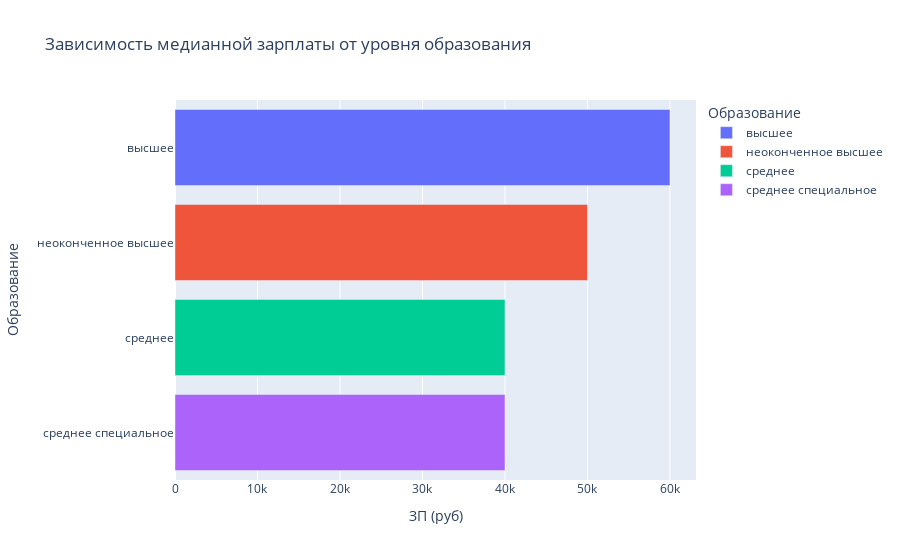

The notebook cell saved with this chart:
### Markdown cell above
4. Постройте диаграмму, которая показывает зависимость медианной желаемой заработной платы («ЗП (руб)») от уровня образования («Образование»).

Используйте для диаграммы данные о резюме, где желаемая заработная плата меньше 1 миллиона рублей.

Сделайте выводы по представленной диаграмме:

- Для каких уровней образования наблюдаются наибольшие и наименьшие уровни желаемой заработной платы?
- Как вы считаете, важен ли признак уровня образования при прогнозировании заработной платы?
- Какая категория образования оплачивается выше всех по медианному показателю?

### Code cell
# Расчет медианного показателя заработной платы по уровню образования
hh_df_4 = hh_df[hh_df['ЗП (руб)'] < 1000000].groupby('Образование', as_index=False).median()

# Построение диаграммы
plt.figure(figsize=(13,3))
fig = px.bar(hh_df_4, x='ЗП (руб)', y='Образование', color='Образование', title='Зависимость медианной зарплаты от уровня образования')
fig.show()

### Figure 1 — Plotly figure (JSON) as saved in the notebook; plotly's stock layout.template omitted (floating-point values rounded to 4 significant figures)
{"data": [{"alignmentgroup": "True", "hovertemplate": "Образование=%{y}<br>ЗП (руб)=%{x}<extra></extra>", "legendgroup": "высшее", "marker": {"color": "#636efa", "pattern": {"shape": ""}}, "name": "высшее", "offsetgroup": "высшее", "orientation": "h", "showlegend": true, "textposition": "auto", "type": "bar", "x": [60000], "xaxis": "x", "y": ["высшее"], "yaxis": "y"}, {"alignmentgroup": "True", "hovertemplate": "Образование=%{y}<br>ЗП (руб)=%{x}<extra></extra>", "legendgroup": "неоконченное высшее", "marker": {"color": "#EF553B", "pattern": {"shape": ""}}, "name": "неоконченное высшее", "offsetgroup": "неоконченное высшее", "orientation": "h", "showlegend": true, "textposition": "auto", "type": "bar", "x": [50000], "xaxis": "x", "y": ["неоконченное высшее"], "yaxis": "y"}, {"alignmentgroup": "True", "hovertemplate": "Образование=%{y}<br>ЗП (руб)=%{x}<extra></extra>", "legendgroup": "среднее", "marker": {"color": "#00cc96", "pattern": {"shape": ""}}, "name": "среднее", "offsetgroup": "среднее", "orientation": "h", "showlegend": true, "textposition": "auto", "type": "bar", "x": [40000], "xaxis": "x", "y": ["среднее"], "yaxis": "y"}, {"alignmentgroup": "True", "hovertemplate": "Образование=%{y}<br>ЗП (руб)=%{x}<extra></extra>", "legendgroup": "среднее специальное", "marker": {"color": "#ab63fa", "pattern": {"shape": ""}}, "name": "среднее специальное", "offsetgroup": "среднее специальное", "orientation": "h", "showlegend": true, "textposition": "auto", "type": "bar", "x": [40000], "xaxis": "x", "y": ["среднее специальное"], "yaxis": "y"}], "layout": {"barmode": "relative", "legend": {"title": {"text": "Образование"}, "tracegroupgap": 0}, "title": {"text": "Зависимость медианной зарплаты от уровня образования"}, "xaxis": {"anchor": "y", "domain": [0, 1], "title": {"text": "ЗП (руб)"}}, "yaxis": {"anchor": "x", "categoryarray": ["среднее специальное", "среднее", "неоконченное высшее", "высшее"], "categoryorder": "array", "domain": [0, 1], "title": {"text": "Образование"}}}}
